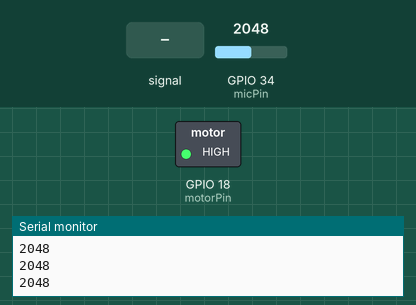
Recording of a sketch running on a simulated ESP32. On the bench: switched loads named in the sketch (green lamp = pin HIGH), the last lines printed to the serial monitor. Dashed ring = blinking. The test bench sets the inputs (shaded band); at power-on: GPIO 34 (micPin) = 2048.

Above: at 1.2 s.
1.3 s: GPIO 34 (micPin) set to 1940
At 2.6 s:
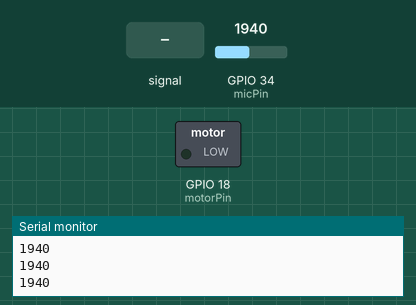
2.9 s: GPIO 34 (micPin) fed a 200 Hz sine of ±327 counts around its level
At 3.0 s:
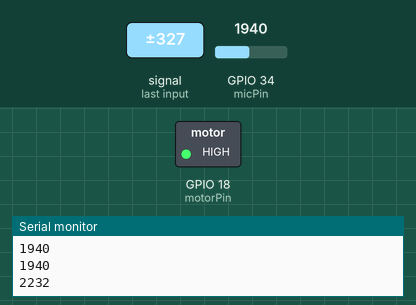
5.9 s: GPIO 34 (micPin) set to 1228
At 6.6 s:
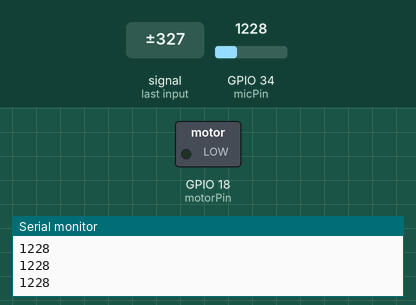
Timing chart, 0 to 8.9 s (numbered marks = the images above; inputs shaded):
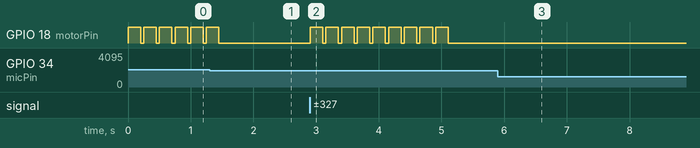

The sketch:

test.ino
```cpp
// Sound-to-Vibration Basic Demo (ESP32 + Mic + Motor)

const int micPin = 34;
const int motorPin = 18;

int threshold = 2000;

void setup() {
  pinMode(motorPin, OUTPUT);
  digitalWrite(motorPin, LOW);
  Serial.begin(115200);
}

void loop() {
  int micValue = analogRead(micPin);
  Serial.println(micValue);

  if (micValue > threshold) {
    digitalWrite(motorPin, HIGH);
    delay(200);
    digitalWrite(motorPin, LOW);
  }

  delay(50);
}
```

Measured:
- the behaviour switches between 2001 and 2000 on GPIO 34 (micPin) (found by bisection; images 0 and 1)
- after the input at 1.3 s, GPIO 18 (motorPin): goes on until 1.5 s, then stays LOW
- after the input at 2.9 s, GPIO 18 (motorPin): alternates HIGH for 0.20 s and LOW for 0.05 s, 18 changes in all, then stays LOW, starting at once
- after the input at 5.9 s, GPIO 18 (motorPin): stops changing and stays LOW
- by itself, GPIO 18 (motorPin): alternates HIGH for 0.20 s and LOW for 0.05 s
